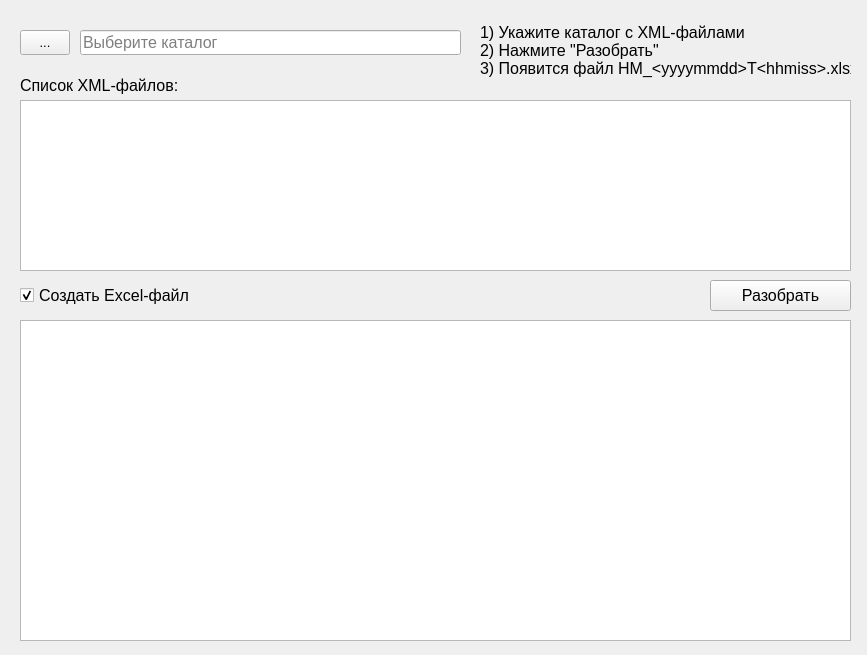
<?xml version="1.0" encoding="UTF-8"?>
<ui version="4.0">
 <class>HonestMark</class>
 <widget class="QMainWindow" name="HonestMark">
  <property name="geometry">
   <rect>
    <x>0</x>
    <y>0</y>
    <width>867</width>
    <height>655</height>
   </rect>
  </property>
  <property name="font">
   <font>
    <family>Arial</family>
    <pointsize>14</pointsize>
   </font>
  </property>
  <property name="windowTitle">
   <string>HonestMark</string>
  </property>
  <property name="windowIcon">
   <iconset>
    <normaloff>xml.png</normaloff>xml.png</iconset>
  </property>
  <widget class="QWidget" name="centralwidget">
   <widget class="QLabel" name="label">
    <property name="geometry">
     <rect>
      <x>480</x>
      <y>10</y>
      <width>371</width>
      <height>81</height>
     </rect>
    </property>
    <property name="font">
     <font>
      <family>Arial</family>
      <pointsize>12</pointsize>
      <italic>false</italic>
     </font>
    </property>
    <property name="text">
     <string>&lt;html&gt;&lt;head/&gt;&lt;body&gt;&lt;p&gt;1) Укажите каталог с XML-файлами&lt;br/&gt;2) Нажмите &amp;quot;Разобрать&amp;quot;&lt;br/&gt;3) Появится файл HM_&amp;lt;yyyymmdd&amp;gt;T&amp;lt;hhmiss&amp;gt;.xlsx&lt;/p&gt;&lt;/body&gt;&lt;/html&gt;</string>
    </property>
    <property name="wordWrap">
     <bool>false</bool>
    </property>
   </widget>
   <widget class="QToolButton" name="tbBrowse">
    <property name="geometry">
     <rect>
      <x>20</x>
      <y>30</y>
      <width>50</width>
      <height>25</height>
     </rect>
    </property>
    <property name="font">
     <font>
      <family>Arial</family>
      <pointsize>10</pointsize>
     </font>
    </property>
    <property name="text">
     <string>...</string>
    </property>
   </widget>
   <widget class="QCheckBox" name="chbCreateExcel">
    <property name="enabled">
     <bool>true</bool>
    </property>
    <property name="geometry">
     <rect>
      <x>20</x>
      <y>280</y>
      <width>201</width>
      <height>31</height>
     </rect>
    </property>
    <property name="font">
     <font>
      <family>Arial</family>
      <pointsize>12</pointsize>
     </font>
    </property>
    <property name="text">
     <string>Создать Excel-файл</string>
    </property>
    <property name="checked">
     <bool>true</bool>
    </property>
    <property name="tristate">
     <bool>false</bool>
    </property>
   </widget>
   <widget class="QListWidget" name="listFiles">
    <property name="geometry">
     <rect>
      <x>20</x>
      <y>100</y>
      <width>831</width>
      <height>171</height>
     </rect>
    </property>
    <property name="font">
     <font>
      <family>Arial</family>
      <pointsize>10</pointsize>
     </font>
    </property>
    <property name="selectionMode">
     <enum>QAbstractItemView::NoSelection</enum>
    </property>
   </widget>
   <widget class="QLabel" name="lbFiles">
    <property name="geometry">
     <rect>
      <x>20</x>
      <y>70</y>
      <width>221</width>
      <height>31</height>
     </rect>
    </property>
    <property name="font">
     <font>
      <family>Arial</family>
      <pointsize>12</pointsize>
     </font>
    </property>
    <property name="text">
     <string>Список XML-файлов:</string>
    </property>
   </widget>
   <widget class="QLineEdit" name="lbFolder">
    <property name="geometry">
     <rect>
      <x>80</x>
      <y>30</y>
      <width>381</width>
      <height>25</height>
     </rect>
    </property>
    <property name="font">
     <font>
      <family>Arial</family>
      <pointsize>12</pointsize>
     </font>
    </property>
    <property name="autoFillBackground">
     <bool>false</bool>
    </property>
    <property name="text">
     <string/>
    </property>
    <property name="readOnly">
     <bool>true</bool>
    </property>
    <property name="placeholderText">
     <string>Выберите каталог</string>
    </property>
   </widget>
   <widget class="QPushButton" name="btnStart">
    <property name="geometry">
     <rect>
      <x>710</x>
      <y>280</y>
      <width>141</width>
      <height>31</height>
     </rect>
    </property>
    <property name="font">
     <font>
      <family>Arial</family>
      <pointsize>12</pointsize>
     </font>
    </property>
    <property name="text">
     <string>Разобрать</string>
    </property>
   </widget>
   <widget class="QTableWidget" name="table">
    <property name="geometry">
     <rect>
      <x>20</x>
      <y>320</y>
      <width>831</width>
      <height>321</height>
     </rect>
    </property>
    <property name="font">
     <font>
      <family>Arial</family>
      <pointsize>10</pointsize>
     </font>
    </property>
   </widget>
  </widget>
 </widget>
 <resources/>
 <connections/>
</ui>
